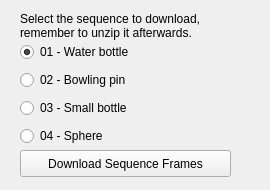
<?xml version="1.0" encoding="UTF-8"?>
<ui version="4.0">
 <class>SequenceDownloader</class>
 <widget class="QWidget" name="SequenceDownloader">
  <property name="geometry">
   <rect>
    <x>0</x>
    <y>0</y>
    <width>270</width>
    <height>190</height>
   </rect>
  </property>
  <property name="windowTitle">
   <string>Sequence Downloader</string>
  </property>
  <widget class="QPushButton" name="loadSequenceButton">
   <property name="geometry">
    <rect>
     <x>20</x>
     <y>150</y>
     <width>211</width>
     <height>27</height>
    </rect>
   </property>
   <property name="text">
    <string>Download Sequence Frames</string>
   </property>
  </widget>
  <widget class="QLabel" name="label">
   <property name="geometry">
    <rect>
     <x>20</x>
     <y>10</y>
     <width>491</width>
     <height>31</height>
    </rect>
   </property>
   <property name="text">
    <string>Select the sequence to download,
remember to unzip it afterwards.</string>
   </property>
   <property name="wordWrap">
    <bool>true</bool>
   </property>
  </widget>
  <widget class="QWidget" name="">
   <property name="geometry">
    <rect>
     <x>20</x>
     <y>40</y>
     <width>209</width>
     <height>108</height>
    </rect>
   </property>
   <layout class="QVBoxLayout" name="verticalLayout">
    <item>
     <widget class="QRadioButton" name="sequenceRadio_01">
      <property name="text">
       <string>01 - Water bottle</string>
      </property>
      <property name="checked">
       <bool>true</bool>
      </property>
     </widget>
    </item>
    <item>
     <widget class="QRadioButton" name="sequenceRadio_02">
      <property name="text">
       <string>02 - Bowling pin</string>
      </property>
     </widget>
    </item>
    <item>
     <widget class="QRadioButton" name="sequenceRadio_03">
      <property name="text">
       <string>03 - Small bottle</string>
      </property>
     </widget>
    </item>
    <item>
     <widget class="QRadioButton" name="sequenceRadio_04">
      <property name="text">
       <string>04 - Sphere</string>
      </property>
     </widget>
    </item>
   </layout>
  </widget>
 </widget>
 <resources/>
 <connections/>
</ui>
